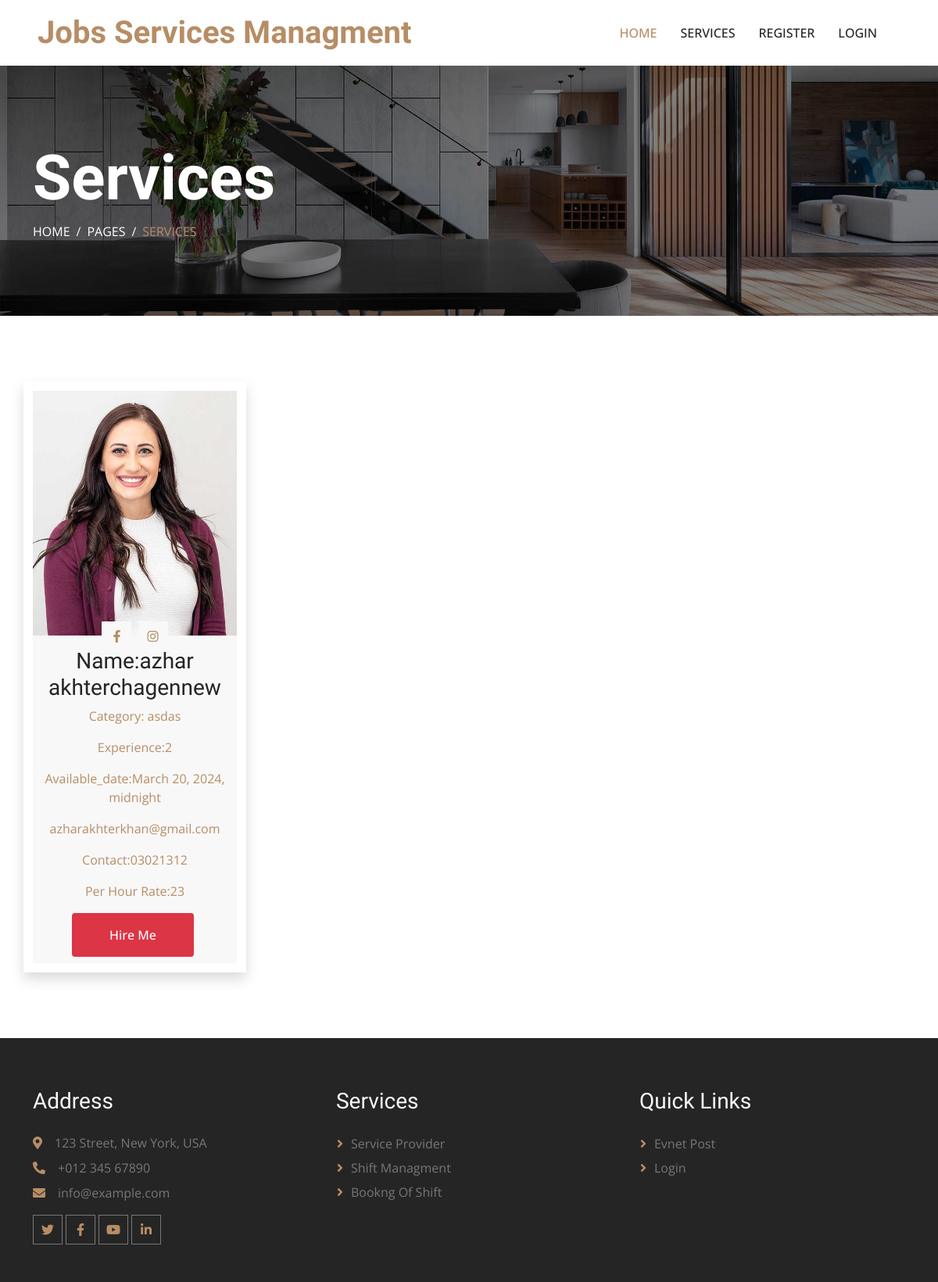
/services/, run on an earlier commit of the app's database.
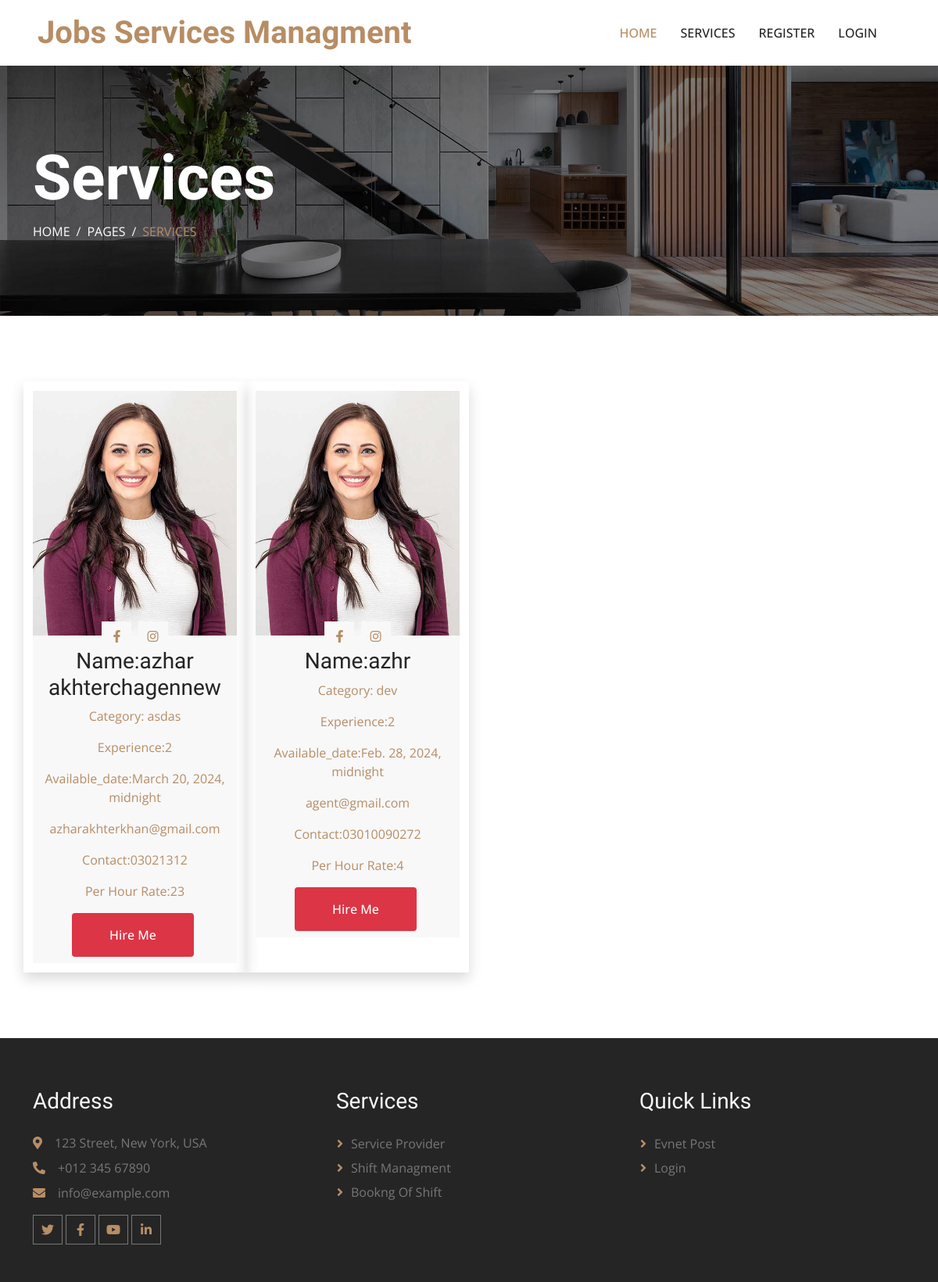
And on a later commit of the database.
### servicesApp/models.py (models this page shows, shortened)
class ServicePostByUser(models.Model):
    user = models.ForeignKey(User, on_delete=models.CASCADE)
    name = models.CharField(max_length=100)
    category_name = models.CharField(max_length=100)
    description = models.TextField()
    experience = models.IntegerField()
    available_date = models.DateTimeField()
    open_to_work = models.BooleanField()
    email = models.EmailField()
    contact_number = models.CharField(max_length=20)
    service_img = models.ImageField(upload_to='img/', blank=True)
    per_hour_rate = models.IntegerField()

### servicesApp/views.py (the view)
# urls.py: path('services/',views.services,name='services'),
def services(request):
    user_service_posts = ServicePostByUser.objects.all()[:10]
    return render(request, 'pages/services.html',{'user_service_posts': user_service_posts})

### servicesApp/templates/pages/services.html (shortened to what this page needs)
{% extends 'commons/base.html' %}
{% load static %}
{% block content %}
<div class="container-fluid page-header py-5 mb-5 wow fadeIn" data-wow-delay="0.1s">
    <div class="container py-5">
        <h1 class="display-1 text-white animated slideInDown">Services</h1>
        <nav aria-label="breadcrumb animated slideInDown">
            <ol class="breadcrumb text-uppercase mb-0">
                <li class="breadcrumb-item"><a class="text-white" href="#">Home</a></li>
                <li class="breadcrumb-item"><a class="text-white" href="#">Pages</a></li>
                <li class="breadcrumb-item text-primary active" aria-current="page">Services</li>
            </ol>
        </nav>
    </div>
</div>
<div class="container-xxl py-5">
    <div class="container">
        <div class="row g-0 team-items">
            {% for service_post in user_service_posts %}
            <div class="col-lg-3 col-md-6 wow fadeInUp shadow" data-wow-delay="0.1s">
                <div class="team-item position-relative">
                    <div class="position-relative">
                        <img class="img-fluid" src="{% static 'servicesApp/img/team-1.jpg' %}" alt="" width="400">
                        <div class="team-social text-center">
                            <a class="btn btn-square" href=""><i class="fab fa-facebook-f"></i></a>
                            <a class="btn btn-square" href=""><i class="fab fa-instagram"></i></a>
                        </div>
                    </div>
                    <div class="bg-light text-center p-2">
                        <h3 class="mt-2">Name:{{ service_post.name }}</h3>
                        <p class="text-primary">Category: {{ service_post.category_name }}</p>
                        <p class="text-primary">Experience:{{ service_post.experience }}</p>
                        <p class="text-primary">Available_date:{{ service_post.available_date }}</p>
                        <p class="text-primary">{{ service_post.email }}</p>
                        <p class="text-primary">Contact:{{ service_post.contact_number }}</p>
                        <p class="text-primary">Per Hour Rate:{{ service_post.per_hour_rate }}</p>
                        <span>
                            <button type="button" class="btn btn-primary py-3 px-5 animated slideInLeft delete-btn " data-user-id="{{service_post.user_id}}" data-post-id="{{ service_post.id }}">Hire Me</button>
                        </span>
                    </div>
                </div>
            </div>
            {% endfor %}
        </div>
    </div>
</div>
{% endblock %}

What changed in the data, as far as the page shows it:
added ServicePostByUser: name "azhr", category_name "dev", experience "2", available_date "Feb. 28, 2024, midnight", email "agent@gmail.com", contact_number "03010090272", per_hour_rate "4"
